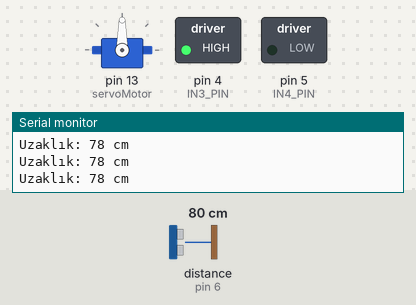
A sketch run on a simulated Arduino Uno, built with avr-gcc and run on an emulated ATmega328P. On the bench: servo, switched loads named in the sketch (green lamp = pin HIGH), the last lines printed to the serial monitor. Wiring (inferred from the names in the program): ultrasonic range finder: trigger pin 7; echo pin 6. The inputs (shaded band) are chosen by the test bench; at power-on: distance to the obstacle (sensor on pin 6) 80 cm. The echo pulse lasts 58.3 µs per cm; pins used as bus, display or sensor lines are not drawn.

Above: at 1.2 s.
1.3 s: distance to the obstacle (sensor on pin 6) set to 73 cm
At 2.2 s:
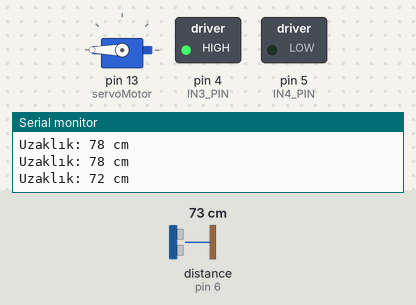
4.3 s: distance to the obstacle (sensor on pin 6) set to 299 cm
At 4.9 s:
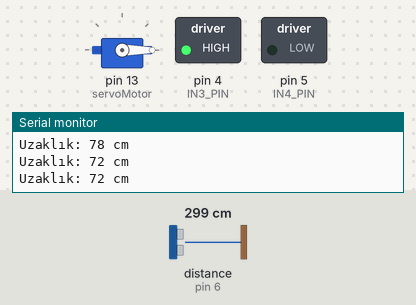
6.0 s: distance to the obstacle (sensor on pin 6) set to 2 cm
At 6.9 s:
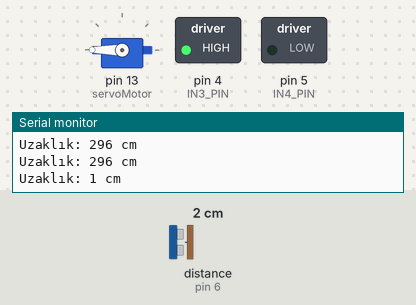
Timing chart, 0 to 15.0 s (numbered marks = the images above; inputs shaded):
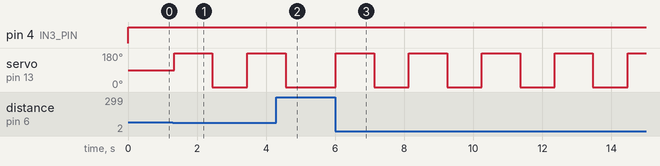

Measured:
- the behaviour switches between 77 and 76 cm on distance to the obstacle (sensor on pin 6) (found by bisection; images 0 and 1)
- after the input at 1.3 s, servo on pin 13 (servoMotor): 90° → 180° at once, → 0° 1.1 s later, → 180° 1.0 s later
- after the input at 4.3 s, servo on pin 13 (servoMotor): goes on until 4.6 s, then stays 0°
- after the input at 6.0 s, servo on pin 13 (servoMotor): alternates 180° for 1.1 s and 0° for 1.0 s, starting at once

The sketch:

sketch_sep2c.ino
```cpp
#include <Servo.h>

Servo servoMotor;

#define TRIG_PIN 7
#define ECHO_PIN 6

#define IN3_PIN 4
#define IN4_PIN 5

void setup()
{

  pinMode(TRIG_PIN, OUTPUT);
  pinMode(ECHO_PIN, INPUT);

  pinMode(IN3_PIN, OUTPUT);
  pinMode(IN4_PIN, OUTPUT);
  servoMotor.attach(13);

  Serial.begin(9600);

}

void loop()
{
  moveForward();
  int distance = getDistance();
  Serial.print("Uzaklık: ");
  Serial.print(distance);
  Serial.println(" cm");

  if (distance <= 75)
  {
    servoMotor.write(180);
    delay(1111);
    servoMotor.write(0);
    delay(1000);
  }

}

int getDistance()
{
  digitalWrite(TRIG_PIN, LOW);
  delayMicroseconds(2);
  digitalWrite(TRIG_PIN, HIGH);
  delayMicroseconds(10);
  digitalWrite(TRIG_PIN, LOW);
  long duration = pulseIn(ECHO_PIN, HIGH);
  int distance = duration * 0.034 / 2;
  return distance;
}

  void turnLeft()
  {
    servoMotor.write(90);
    delay(2000);
  }

  void turnRight()
  {

    servoMotor.write(-120);
    delay(2000);
  }

void moveForward()
{
 digitalWrite(IN3_PIN, HIGH);
}
```
